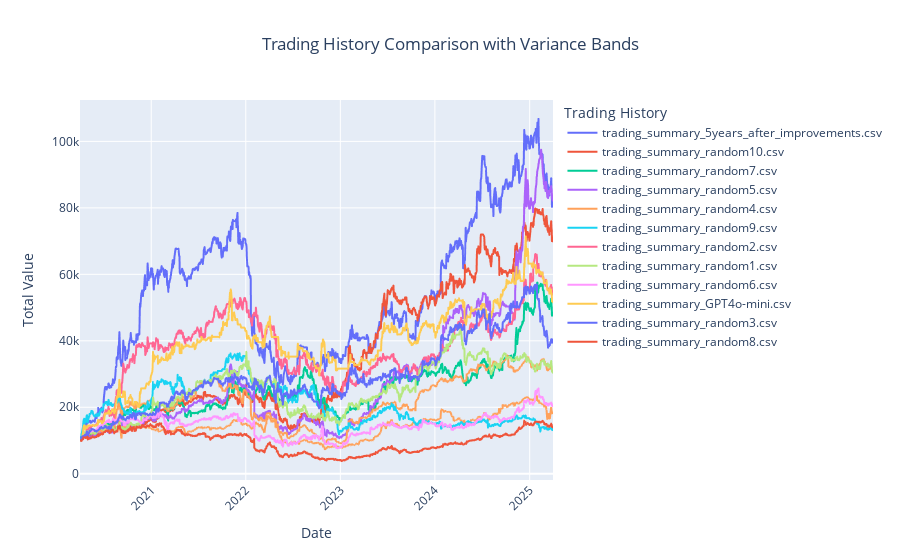

The cell this chart's notebook holds for it:
### Code cell
import pandas as pd
import plotly.express as px
import os
import numpy as np

# Directory containing the trading history CSV files
trading_dir = "trading/full_analysis"

# Get a list of all CSV files in the directory
csv_files = [f for f in os.listdir(trading_dir) if f.endswith(".csv")]

# Create an empty list to store the dataframes
dfs = []

# Read data from each CSV file
for file in csv_files:
    file_path = os.path.join(trading_dir, file)
    df = pd.read_csv(file_path)
    df['Trading History'] = file  # Add a column to identify the trading history
    dfs.append(df)

# Combine all dataframes into one
combined_df = pd.concat(dfs, ignore_index=True)
# Convert 'Total Value' to numeric, coercing errors
combined_df['Total Value'] = pd.to_numeric(combined_df['Total Value'], errors='coerce')


# Plot the time series data with Plotly Express
fig = px.line(combined_df, x='Date', y='Total Value', color='Trading History',

              title='Trading History Comparison with Variance Bands')

# Update layout for better readability
fig.update_layout(xaxis_title='Date', yaxis_title='Total Value',

                  xaxis_tickangle=-45, title_x=0.5)

fig.show()

### Figure 1 — Plotly figure (JSON) as saved in the notebook; plotly's stock layout.template omitted (floating-point values rounded to 4 significant figures; data arrays with more than 128 entries replaced by an {"elided": "..."} marker saying what was removed)
{"data": [{"hovertemplate": "Trading History=trading_summary_5years_after_improvements.csv<br>Date=%{x}<br>Total Value=%{y}<extra></extra>", "legendgroup": "trading_summary_5years_after_improvements.csv", "line": {"color": "#636efa", "dash": "solid"}, "marker": {"symbol": "circle"}, "mode": "lines", "name": "trading_summary_5years_after_improvements.csv", "showlegend": true, "type": "scattergl", "x": {"elided": "1257 str values"}, "xaxis": "x", "y": {"elided": "1257 float values"}, "yaxis": "y"}, {"hovertemplate": "Trading History=trading_summary_random10.csv<br>Date=%{x}<br>Total Value=%{y}<extra></extra>", "legendgroup": "trading_summary_random10.csv", "line": {"color": "#EF553B", "dash": "solid"}, "marker": {"symbol": "circle"}, "mode": "lines", "name": "trading_summary_random10.csv", "showlegend": true, "type": "scattergl", "x": {"elided": "1257 str values"}, "xaxis": "x", "y": {"elided": "1257 float values"}, "yaxis": "y"}, {"hovertemplate": "Trading History=trading_summary_random7.csv<br>Date=%{x}<br>Total Value=%{y}<extra></extra>", "legendgroup": "trading_summary_random7.csv", "line": {"color": "#00cc96", "dash": "solid"}, "marker": {"symbol": "circle"}, "mode": "lines", "name": "trading_summary_random7.csv", "showlegend": true, "type": "scattergl", "x": {"elided": "1257 str values"}, "xaxis": "x", "y": {"elided": "1257 float values"}, "yaxis": "y"}, {"hovertemplate": "Trading History=trading_summary_random5.csv<br>Date=%{x}<br>Total Value=%{y}<extra></extra>", "legendgroup": "trading_summary_random5.csv", "line": {"color": "#ab63fa", "dash": "solid"}, "marker": {"symbol": "circle"}, "mode": "lines", "name": "trading_summary_random5.csv", "showlegend": true, "type": "scattergl", "x": {"elided": "1257 str values"}, "xaxis": "x", "y": {"elided": "1257 float values"}, "yaxis": "y"}, {"hovertemplate": "Trading History=trading_summary_random4.csv<br>Date=%{x}<br>Total Value=%{y}<extra></extra>", "legendgroup": "trading_summary_random4.csv", "line": {"color": "#FFA15A", "dash": "solid"}, "marker": {"symbol": "circle"}, "mode": "lines", "name": "trading_summary_random4.csv", "showlegend": true, "type": "scattergl", "x": {"elided": "2515 str values"}, "xaxis": "x", "y": {"elided": "2515 float values"}, "yaxis": "y"}, {"hovertemplate": "Trading History=trading_summary_random9.csv<br>Date=%{x}<br>Total Value=%{y}<extra></extra>", "legendgroup": "trading_summary_random9.csv", "line": {"color": "#19d3f3", "dash": "solid"}, "marker": {"symbol": "circle"}, "mode": "lines", "name": "trading_summary_random9.csv", "showlegend": true, "type": "scattergl", "x": {"elided": "1257 str values"}, "xaxis": "x", "y": {"elided": "1257 float values"}, "yaxis": "y"}, {"hovertemplate": "Trading History=trading_summary_random2.csv<br>Date=%{x}<br>Total Value=%{y}<extra></extra>", "legendgroup": "trading_summary_random2.csv", "line": {"color": "#FF6692", "dash": "solid"}, "marker": {"symbol": "circle"}, "mode": "lines", "name": "trading_summary_random2.csv", "showlegend": true, "type": "scattergl", "x": {"elided": "1257 str values"}, "xaxis": "x", "y": {"elided": "1257 float values"}, "yaxis": "y"}, {"hovertemplate": "Trading History=trading_summary_random1.csv<br>Date=%{x}<br>Total Value=%{y}<extra></extra>", "legendgroup": "trading_summary_random1.csv", "line": {"color": "#B6E880", "dash": "solid"}, "marker": {"symbol": "circle"}, "mode": "lines", "name": "trading_summary_random1.csv", "showlegend": true, "type": "scattergl", "x": {"elided": "1257 str values"}, "xaxis": "x", "y": {"elided": "1257 float values"}, "yaxis": "y"}, {"hovertemplate": "Trading History=trading_summary_random6.csv<br>Date=%{x}<br>Total Value=%{y}<extra></extra>", "legendgroup": "trading_summary_random6.csv", "line": {"color": "#FF97FF", "dash": "solid"}, "marker": {"symbol": "circle"}, "mode": "lines", "name": "trading_summary_random6.csv", "showlegend": true, "type": "scattergl", "x": {"elided": "1257 str values"}, "xaxis": "x", "y": {"elided": "1257 float values"}, "yaxis": "y"}, {"hovertemplate": "Trading History=trading_summary_GPT4o-mini.csv<br>Date=%{x}<br>Total Value=%{y}<extra></extra>", "legendgroup": "trading_summary_GPT4o-mini.csv", "line": {"color": "#FECB52", "dash": "solid"}, "marker": {"symbol": "circle"}, "mode": "lines", "name": "trading_summary_GPT4o-mini.csv", "showlegend": true, "type": "scattergl", "x": {"elided": "1257 str values"}, "xaxis": "x", "y": {"elided": "1257 float values"}, "yaxis": "y"}, {"hovertemplate": "Trading History=trading_summary_random3.csv<br>Date=%{x}<br>Total Value=%{y}<extra></extra>", "legendgroup": "trading_summary_random3.csv", "line": {"color": "#636efa", "dash": "solid"}, "marker": {"symbol": "circle"}, "mode": "lines", "name": "trading_summary_random3.csv", "showlegend": true, "type": "scattergl", "x": {"elided": "1257 str values"}, "xaxis": "x", "y": {"elided": "1257 float values"}, "yaxis": "y"}, {"hovertemplate": "Trading History=trading_summary_random8.csv<br>Date=%{x}<br>Total Value=%{y}<extra></extra>", "legendgroup": "trading_summary_random8.csv", "line": {"color": "#EF553B", "dash": "solid"}, "marker": {"symbol": "circle"}, "mode": "lines", "name": "trading_summary_random8.csv", "showlegend": true, "type": "scattergl", "x": {"elided": "1257 str values"}, "xaxis": "x", "y": {"elided": "1257 float values"}, "yaxis": "y"}], "layout": {"legend": {"title": {"text": "Trading History"}, "tracegroupgap": 0}, "title": {"text": "Trading History Comparison with Variance Bands", "x": 0.5}, "xaxis": {"anchor": "y", "domain": [0, 1], "tickangle": -45, "title": {"text": "Date"}}, "yaxis": {"anchor": "x", "domain": [0, 1], "title": {"text": "Total Value"}}}}
